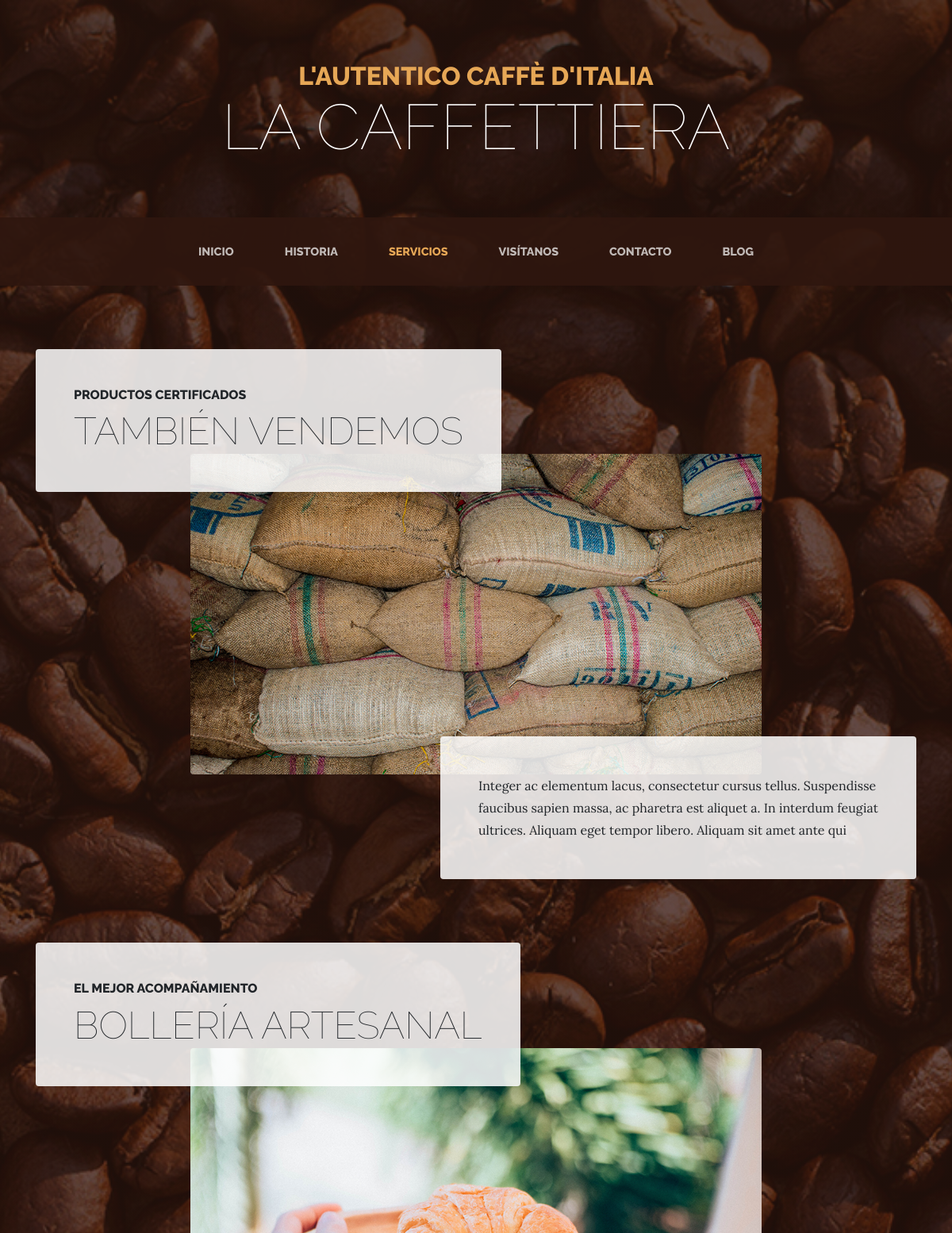
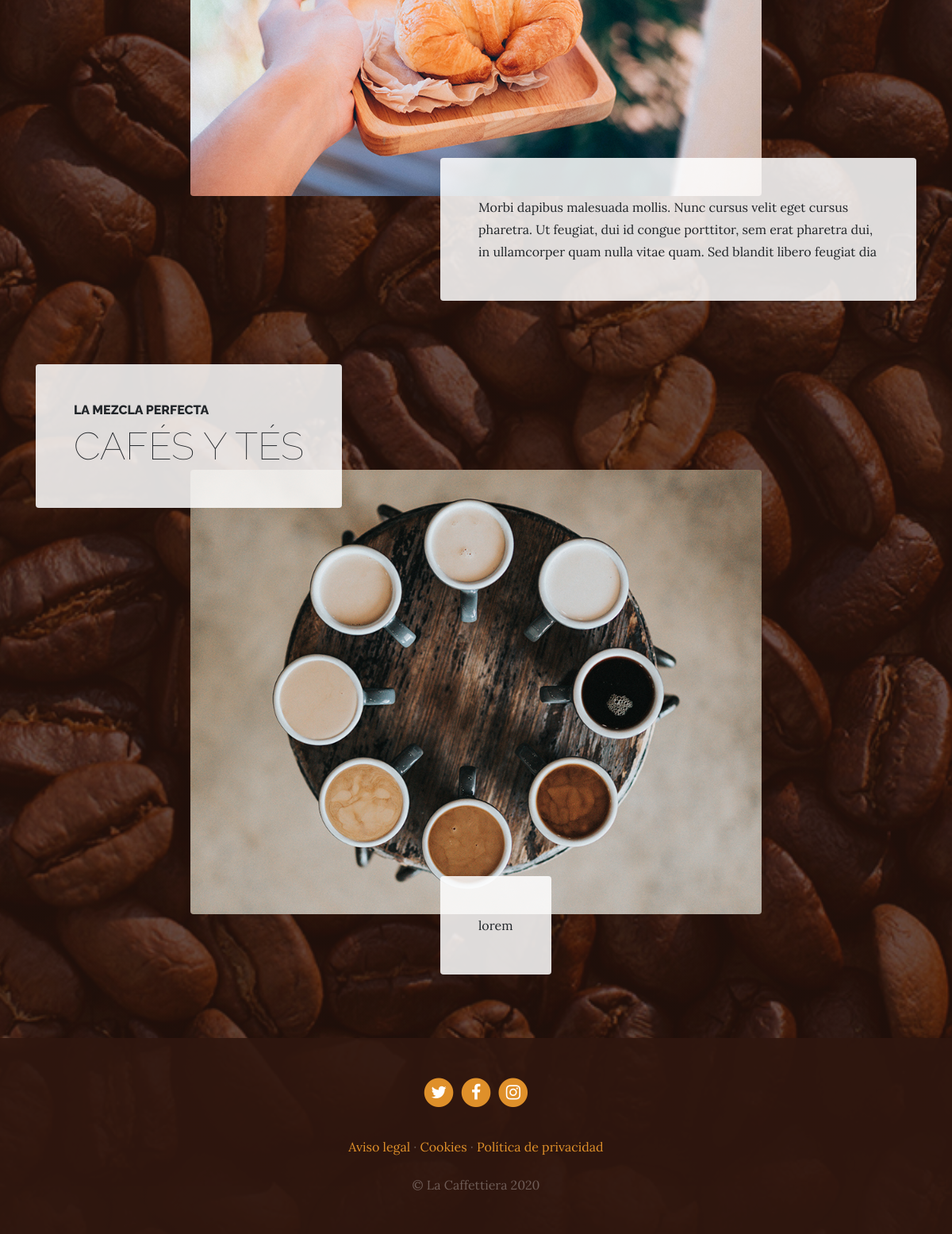
Page /services/ on the committed database (2 pictures, top to bottom).
### services/models.py (models this page shows, shortened)
class Service(models.Model):
    title = models.CharField(max_length=200, verbose_name='Title')
    subtitle = models.CharField(max_length=200, verbose_name='Subtitle')
    content = models.CharField(max_length=200, verbose_name='Content')
    image = models.ImageField(verbose_name='Image', upload_to='services', default="a")
    created = models.DateTimeField(auto_now_add = True, verbose_name = "Created")
    updated = models.DateTimeField(auto_now = True, verbose_name = "Updated")
    class Meta:
        verbose_name = "Service"
        verbose_name_plural = "Services"
        ordering = ['-created']

### pages/models.py (models this page shows, shortened)
class Page(Model):
    title = CharField(verbose_name="Título", max_length=200)
    content = RichTextField(verbose_name='Contenido')
    ordering = SmallIntegerField(verbose_name='Orden', default=0)
    created = DateTimeField(auto_now_add=True, verbose_name='Fecha de creación')
    updated = DateTimeField(auto_now=True, verbose_name='Fecha de actualización')
    class Meta:
        verbose_name = "página"
        verbose_name_plural = "páginas"
        ordering = ['ordering','title']

### services/views.py (the view)
# urls.py: path('services/', include('services.urls')),
def services(request):
    services = Service.objects.all()
    return render(request, "services/services.html", {"services": services})

### pages/templatetags/pages_extras.py (called while the page is built)
@register.simple_tag
def get_pages_list():
    pages = Page.objects.all()
    return pages

### social/processor.py (called while the page is built)
def contexto_propio(request):
    context = {}
    for link in Link.objects.all():
        context[link.key] = link.url
    return context

### services/templates/services/services.html (shortened to what this page needs)
{% extends 'core/base.html' %}
{% load static %}
{% block content %}
    {% for service in services %}
    <section class="page-section">
      <div class="container">
        <div class="product-item">
          <div class="product-item-title d-flex">
            <div class="bg-faded p-5 d-flex mr-auto rounded">
              <h2 class="section-heading mb-0">
                <span class="section-heading-upper">{{ service.subtitle }}</span>
                <span class="section-heading-lower">{{ service.title }}</span>
            </h2>
            </div>
          </div>
          <img class="product-item-img mx-auto d-flex rounded img-fluid mb-3 mb-lg-0" src="{{ service.image.url }}" alt="{{ service.title }}">
          <div class="product-item-description d-flex ml-auto">
            <div class="bg-faded p-5 rounded">
              <p class="mb-0">{{ service.content }}</p>
            </div>
          </div>
        </div>
      </div>
    </section>
    {% endfor %}
{% endblock content %}

### core/templates/core/footer.html
      <footer class="footer text-faded text-center py-5">
        <div class="container">
          {% if LINK_TWITTER %}
          <p class="m-0">
              <a href="{{ LINK_TWITTER }}" class="link">
                <span class="fa-stack fa-lg">
                  <i class="fa fa-circle fa-stack-2x"></i>
                  <i class="fa fa-twitter fa-stack-1x fa-inverse"></i>
                </span>
              </a>
          {% endif %}
          {% if LINK_FACEBOOK %}
              <a href="{{ LINK_FACEBOOK }}" class="link">
                <span class="fa-stack fa-lg">
                  <i class="fa fa-circle fa-stack-2x"></i>
                  <i class="fa fa-facebook fa-stack-1x fa-inverse"></i>
                </span>
              </a>
          {% endif %}
          {% if LINK_INSTAGRAM %}
              <a href="{{ LINK_INSTAGRAM }}" class="link">
                <span class="fa-stack fa-lg">
                  <i class="fa fa-circle fa-stack-2x"></i>
                  <i class="fa fa-instagram fa-stack-1x fa-inverse"></i>
                </span>
              </a>
          {% endif %}
          </p>
          <p class="m-0 mbt">
              {% load pages_extras %}
              {% get_pages_list as page_list %}
              {% for page in page_list %}
            <a href="{% url 'page' page.id page.title|slugify %}"class="link">{{page.title}}</a> {% if not forloop.last %}·{% endif %}
              {% endfor %}
          </p>
          <p class="m-0 mbt1">&copy; La Caffettiera 2020</p>
        </div>
      </footer>

### core/static/css/business-casual.css (style rules this page uses)
body { font-family: 'Lora'; background: linear-gradient(rgba(47, 23, 15, 0.65), rgba(47, 23, 15, 0.65)), url("../img/bg.jpg"); background-attachment: fixed; background-position: center; background-size: cover; }
h1, h2, h3, h4, h5, h6 { font-family: 'Raleway'; }
p { line-height: 1.75; }
.text-faded { color: rgba(255, 255, 255, 0.3); }
.page-section { margin-top: 5rem; margin-bottom: 5rem; }
.section-heading { text-transform: uppercase; }
.section-heading .section-heading-upper { display: block; font-size: 1rem; font-weight: 800; padding-bottom:.5rem; }
.section-heading .section-heading-lower { display: block; font-size: 3rem; font-weight: 100; }
.bg-faded { background-color: rgba(255, 255, 255, 0.85); }
@media (min-width: 992px) { .product-item .product-item-title { position: relative; z-index: 1; margin-bottom: -3rem; } }
@media (min-width: 992px) { .product-item .product-item-img { position: relative; z-index: 0; max-width: 60vw; } }
@media (min-width: 992px) { .product-item .product-item-description { position: relative; z-index: 1; margin-top: -3rem; max-width: 50vw; } }
.footer { background-color: rgba(47, 23, 15, 0.9); }
.mbt { padding-top: 2rem; }
.mbt1 { padding-top: 1.25rem; }
a.link { color: #df902a; }

### rows in the picture
Service: subtitle "PRODUCTOS CERTIFICADOS", title "TAMBIÉN VENDEMOS", image (picture), content "Integer ac elementum lacus, consectetur cursus tellus. Suspendisse faucibus sapien massa, ac pharetra est aliquet a. In interdum feugiat ultrices. Aliquam eget tempor libero. Aliquam sit amet ante qui"
Service: subtitle "EL MEJOR ACOMPAÑAMIENTO", title "BOLLERÍA ARTESANAL", image (picture), content "Morbi dapibus malesuada mollis. Nunc cursus velit eget cursus pharetra. Ut feugiat, dui id congue porttitor, sem erat pharetra dui, in ullamcorper quam nulla vitae quam. Sed blandit libero feugiat dia"
Service: subtitle "LA MEZCLA PERFECTA", title "CAFÉS Y TÉS", image (picture), content "lorem"
Page: title "Aviso legal"
Page: title "Cookies"
Page: title "Política de privacidad"
